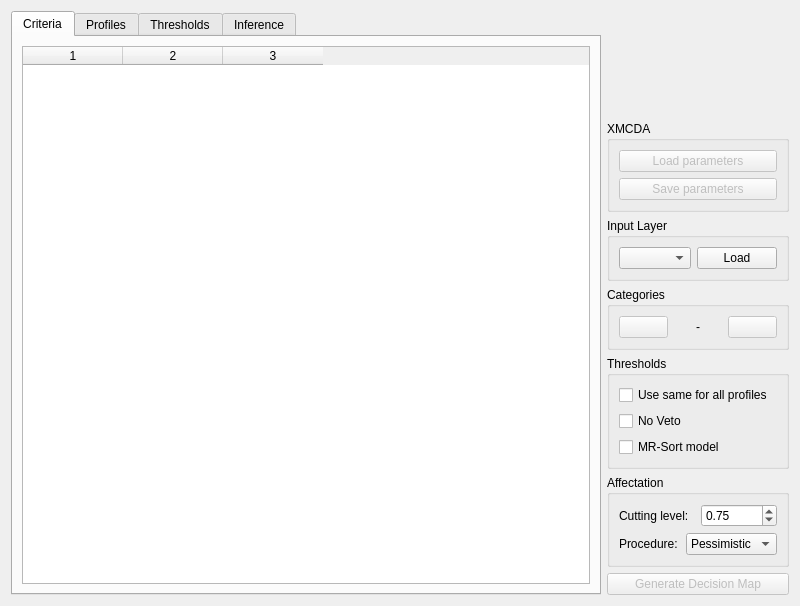
<?xml version="1.0" encoding="UTF-8"?>
<ui version="4.0">
 <class>main_window</class>
 <widget class="QDialog" name="main_window">
  <property name="geometry">
   <rect>
    <x>0</x>
    <y>0</y>
    <width>800</width>
    <height>606</height>
   </rect>
  </property>
  <property name="windowTitle">
   <string>ELECTRE-TRI</string>
  </property>
  <layout class="QHBoxLayout" name="horizontalLayout">
   <item>
    <widget class="QTabWidget" name="tab_parameters">
     <property name="currentIndex">
      <number>0</number>
     </property>
     <widget class="QWidget" name="tab_criteria">
      <attribute name="title">
       <string>Criteria</string>
      </attribute>
      <layout class="QGridLayout" name="gridLayout_2">
       <item row="0" column="0">
        <widget class="qt_criteria_table" name="table_criteria">
         <property name="columnCount">
          <number>3</number>
         </property>
         <column/>
         <column/>
         <column/>
        </widget>
       </item>
      </layout>
     </widget>
     <widget class="QWidget" name="tab_profiles">
      <attribute name="title">
       <string>Profiles</string>
      </attribute>
      <layout class="QGridLayout" name="gridLayout_5">
       <item row="1" column="0">
        <widget class="_MyGraphicsview" name="graph_plot">
         <property name="sizePolicy">
          <sizepolicy hsizetype="Expanding" vsizetype="Expanding">
           <horstretch>0</horstretch>
           <verstretch>5</verstretch>
          </sizepolicy>
         </property>
         <property name="styleSheet">
          <string notr="true">background-color: transparent;</string>
         </property>
         <property name="frameShape">
          <enum>QFrame::NoFrame</enum>
         </property>
         <property name="frameShadow">
          <enum>QFrame::Sunken</enum>
         </property>
         <property name="verticalScrollBarPolicy">
          <enum>Qt::ScrollBarAlwaysOff</enum>
         </property>
         <property name="horizontalScrollBarPolicy">
          <enum>Qt::ScrollBarAsNeeded</enum>
         </property>
         <property name="alignment">
          <set>Qt::AlignCenter</set>
         </property>
         <property name="renderHints">
          <set>QPainter::Antialiasing|QPainter::TextAntialiasing</set>
         </property>
        </widget>
       </item>
       <item row="0" column="0">
        <widget class="qt_performance_table" name="table_prof"/>
       </item>
      </layout>
     </widget>
     <widget class="QWidget" name="tab_plot">
      <attribute name="title">
       <string>Thresholds</string>
      </attribute>
      <layout class="QVBoxLayout" name="verticalLayout_4">
       <item>
        <widget class="QTabWidget" name="tab_thresholds">
         <property name="tabPosition">
          <enum>QTabWidget::North</enum>
         </property>
         <property name="tabShape">
          <enum>QTabWidget::Rounded</enum>
         </property>
         <property name="currentIndex">
          <number>0</number>
         </property>
         <property name="documentMode">
          <bool>false</bool>
         </property>
         <widget class="QWidget" name="tab_indiff">
          <attribute name="title">
           <string>Indifference</string>
          </attribute>
          <layout class="QGridLayout" name="gridLayout_3">
           <property name="margin">
            <number>0</number>
           </property>
           <item row="0" column="0">
            <widget class="qt_performance_table" name="table_indiff"/>
           </item>
          </layout>
         </widget>
         <widget class="QWidget" name="tab_pref">
          <attribute name="title">
           <string>Preference</string>
          </attribute>
          <layout class="QGridLayout" name="gridLayout_4">
           <property name="margin">
            <number>0</number>
           </property>
           <item row="0" column="0">
            <widget class="qt_performance_table" name="table_pref"/>
           </item>
          </layout>
         </widget>
         <widget class="QWidget" name="tab_veto">
          <attribute name="title">
           <string>Veto</string>
          </attribute>
          <layout class="QGridLayout" name="gridLayout_7">
           <property name="margin">
            <number>0</number>
           </property>
           <item row="0" column="0">
            <widget class="qt_performance_table" name="table_veto"/>
           </item>
          </layout>
         </widget>
        </widget>
       </item>
       <item>
        <widget class="_MyGraphicsview" name="graph_plot2">
         <property name="sizePolicy">
          <sizepolicy hsizetype="Expanding" vsizetype="Expanding">
           <horstretch>0</horstretch>
           <verstretch>5</verstretch>
          </sizepolicy>
         </property>
         <property name="styleSheet">
          <string notr="true">background-color: transparent;</string>
         </property>
         <property name="frameShape">
          <enum>QFrame::NoFrame</enum>
         </property>
         <property name="frameShadow">
          <enum>QFrame::Sunken</enum>
         </property>
         <property name="verticalScrollBarPolicy">
          <enum>Qt::ScrollBarAlwaysOff</enum>
         </property>
         <property name="horizontalScrollBarPolicy">
          <enum>Qt::ScrollBarAsNeeded</enum>
         </property>
         <property name="alignment">
          <set>Qt::AlignCenter</set>
         </property>
         <property name="renderHints">
          <set>QPainter::Antialiasing|QPainter::TextAntialiasing</set>
         </property>
        </widget>
       </item>
      </layout>
     </widget>
     <widget class="QWidget" name="tab_inference">
      <attribute name="title">
       <string>Inference</string>
      </attribute>
      <layout class="QGridLayout" name="gridLayout_6">
       <item row="1" column="0">
        <widget class="QGroupBox" name="group_refs">
         <property name="title">
          <string>Reference actions</string>
         </property>
         <layout class="QVBoxLayout" name="verticalLayout_3">
          <item>
           <widget class="qt_performance_table" name="table_refs"/>
          </item>
          <item>
           <layout class="QGridLayout" name="gridLayout">
            <item row="0" column="0">
             <widget class="QPushButton" name="button_chooseassign">
              <property name="enabled">
               <bool>false</bool>
              </property>
              <property name="text">
               <string>Choose assignment column</string>
              </property>
             </widget>
            </item>
            <item row="0" column="2">
             <widget class="QPushButton" name="button_infer">
              <property name="enabled">
               <bool>false</bool>
              </property>
              <property name="text">
               <string>Infer parameters</string>
              </property>
             </widget>
            </item>
            <item row="1" column="0">
             <widget class="QPushButton" name="button_show">
              <property name="enabled">
               <bool>false</bool>
              </property>
              <property name="text">
               <string>Show selection on map</string>
              </property>
             </widget>
            </item>
            <item row="1" column="2">
             <widget class="QPushButton" name="button_zoom">
              <property name="enabled">
               <bool>false</bool>
              </property>
              <property name="text">
               <string>Zoom to selection</string>
              </property>
             </widget>
            </item>
           </layout>
          </item>
         </layout>
        </widget>
       </item>
       <item row="0" column="0">
        <widget class="QGroupBox" name="group_infparams">
         <property name="title">
          <string>Parameters</string>
         </property>
         <layout class="QVBoxLayout" name="verticalLayout">
          <item>
           <layout class="QHBoxLayout" name="layout_model">
            <item>
             <widget class="QLabel" name="label_combo">
              <property name="text">
               <string>Electre Tri model:</string>
              </property>
             </widget>
            </item>
            <item>
             <widget class="QComboBox" name="combo_model">
              <item>
               <property name="text">
                <string>Bouyssou-Marchant (Pessimistic)</string>
               </property>
              </item>
             </widget>
            </item>
           </layout>
          </item>
          <item>
           <layout class="QHBoxLayout" name="layout_inference">
            <item>
             <widget class="QLabel" name="label_inference">
              <property name="text">
               <string>Inference:</string>
              </property>
             </widget>
            </item>
            <item>
             <widget class="QComboBox" name="combo_inference">
              <item>
               <property name="text">
                <string>Global</string>
               </property>
              </item>
              <item>
               <property name="text">
                <string>Profiles</string>
               </property>
              </item>
              <item>
               <property name="text">
                <string>Weights and lambda</string>
               </property>
              </item>
             </widget>
            </item>
           </layout>
          </item>
         </layout>
        </widget>
       </item>
      </layout>
     </widget>
    </widget>
   </item>
   <item>
    <layout class="QVBoxLayout" name="right_layout">
     <item>
      <spacer name="spacer_top">
       <property name="orientation">
        <enum>Qt::Vertical</enum>
       </property>
       <property name="sizeHint" stdset="0">
        <size>
         <width>20</width>
         <height>20</height>
        </size>
       </property>
      </spacer>
     </item>
     <item>
      <widget class="QGroupBox" name="group_options">
       <property name="title">
        <string>XMCDA</string>
       </property>
       <layout class="QVBoxLayout" name="verticalLayout_2">
        <item>
         <widget class="QPushButton" name="button_loadxmcda">
          <property name="enabled">
           <bool>false</bool>
          </property>
          <property name="text">
           <string>Load parameters</string>
          </property>
         </widget>
        </item>
        <item>
         <widget class="QPushButton" name="button_savexmcda">
          <property name="enabled">
           <bool>false</bool>
          </property>
          <property name="text">
           <string>Save parameters</string>
          </property>
         </widget>
        </item>
       </layout>
      </widget>
     </item>
     <item>
      <widget class="QGroupBox" name="group_input">
       <property name="title">
        <string>Input Layer</string>
       </property>
       <layout class="QGridLayout" name="gridLayout_9">
        <item row="0" column="0">
         <widget class="QComboBox" name="combo_layer"/>
        </item>
        <item row="0" column="1">
         <widget class="QPushButton" name="button_loadlayer">
          <property name="text">
           <string>Load</string>
          </property>
         </widget>
        </item>
       </layout>
      </widget>
     </item>
     <item>
      <widget class="QGroupBox" name="group_profiles">
       <property name="title">
        <string>Categories</string>
       </property>
       <layout class="QHBoxLayout" name="horizontalLayout_2">
        <item>
         <widget class="QPushButton" name="button_add_profile">
          <property name="enabled">
           <bool>false</bool>
          </property>
          <property name="text">
           <string/>
          </property>
          <property name="icon">
           <iconset resource="resources.qrc">
            <normaloff>:/plugins/etri/images/plus.svg</normaloff>:/plugins/etri/images/plus.svg</iconset>
          </property>
         </widget>
        </item>
        <item>
         <widget class="QLabel" name="label_ncategories">
          <property name="layoutDirection">
           <enum>Qt::LeftToRight</enum>
          </property>
          <property name="styleSheet">
           <string notr="true">font: 18pt &quot;Sans Serif&quot;;</string>
          </property>
          <property name="text">
           <string notr="true">-</string>
          </property>
          <property name="textFormat">
           <enum>Qt::PlainText</enum>
          </property>
          <property name="alignment">
           <set>Qt::AlignCenter</set>
          </property>
         </widget>
        </item>
        <item>
         <widget class="QPushButton" name="button_del_profile">
          <property name="enabled">
           <bool>false</bool>
          </property>
          <property name="text">
           <string/>
          </property>
          <property name="icon">
           <iconset resource="resources.qrc">
            <normaloff>:/plugins/etri/images/min.svg</normaloff>:/plugins/etri/images/min.svg</iconset>
          </property>
         </widget>
        </item>
       </layout>
      </widget>
     </item>
     <item>
      <widget class="QGroupBox" name="group_thresholds">
       <property name="maximumSize">
        <size>
         <width>388</width>
         <height>16777215</height>
        </size>
       </property>
       <property name="title">
        <string>Thresholds</string>
       </property>
       <layout class="QFormLayout" name="formLayout">
        <property name="fieldGrowthPolicy">
         <enum>QFormLayout::AllNonFixedFieldsGrow</enum>
        </property>
        <item row="5" column="0">
         <widget class="QCheckBox" name="cbox_samethresholds">
          <property name="text">
           <string>Use same for all profiles</string>
          </property>
         </widget>
        </item>
        <item row="6" column="0">
         <widget class="QCheckBox" name="cbox_noveto">
          <property name="text">
           <string>No Veto</string>
          </property>
         </widget>
        </item>
        <item row="7" column="0">
         <widget class="QCheckBox" name="cbox_mrsort">
          <property name="text">
           <string>MR-Sort model</string>
          </property>
         </widget>
        </item>
       </layout>
      </widget>
     </item>
     <item>
      <widget class="QGroupBox" name="group_affectation">
       <property name="title">
        <string>Affectation</string>
       </property>
       <layout class="QGridLayout" name="gridLayout_8">
        <item row="0" column="0">
         <layout class="QHBoxLayout" name="layout_cutlevel">
          <item>
           <widget class="QLabel" name="label_cutlevel">
            <property name="text">
             <string>Cutting level:</string>
            </property>
           </widget>
          </item>
          <item>
           <widget class="QDoubleSpinBox" name="spinbox_cutlevel">
            <property name="minimum">
             <double>0.500000000000000</double>
            </property>
            <property name="maximum">
             <double>1.000000000000000</double>
            </property>
            <property name="singleStep">
             <double>0.010000000000000</double>
            </property>
            <property name="value">
             <double>0.750000000000000</double>
            </property>
           </widget>
          </item>
         </layout>
        </item>
        <item row="1" column="0">
         <layout class="QHBoxLayout" name="layout_procedure">
          <item>
           <widget class="QLabel" name="label_procedure">
            <property name="text">
             <string>Procedure:</string>
            </property>
           </widget>
          </item>
          <item>
           <widget class="QComboBox" name="combo_procedure">
            <item>
             <property name="text">
              <string>Pessimistic</string>
             </property>
            </item>
            <item>
             <property name="text">
              <string>Optimistic</string>
             </property>
            </item>
           </widget>
          </item>
         </layout>
        </item>
       </layout>
      </widget>
     </item>
     <item>
      <widget class="QPushButton" name="button_generate">
       <property name="enabled">
        <bool>false</bool>
       </property>
       <property name="text">
        <string>Generate Decision Map</string>
       </property>
       <property name="icon">
        <iconset resource="resources.qrc">
         <normaloff>:/plugins/etri/images/etri.svg</normaloff>:/plugins/etri/images/etri.svg</iconset>
       </property>
      </widget>
     </item>
    </layout>
   </item>
  </layout>
 </widget>
 <customwidgets>
  <customwidget>
   <class>_MyGraphicsview</class>
   <extends>QGraphicsView</extends>
   <header location="global">graphic</header>
  </customwidget>
  <customwidget>
   <class>qt_criteria_table</class>
   <extends>QTableWidget</extends>
   <header location="global">table</header>
  </customwidget>
  <customwidget>
   <class>qt_performance_table</class>
   <extends>QTableWidget</extends>
   <header location="global">table</header>
  </customwidget>
 </customwidgets>
 <resources>
  <include location="resources.qrc"/>
 </resources>
 <connections/>
</ui>
